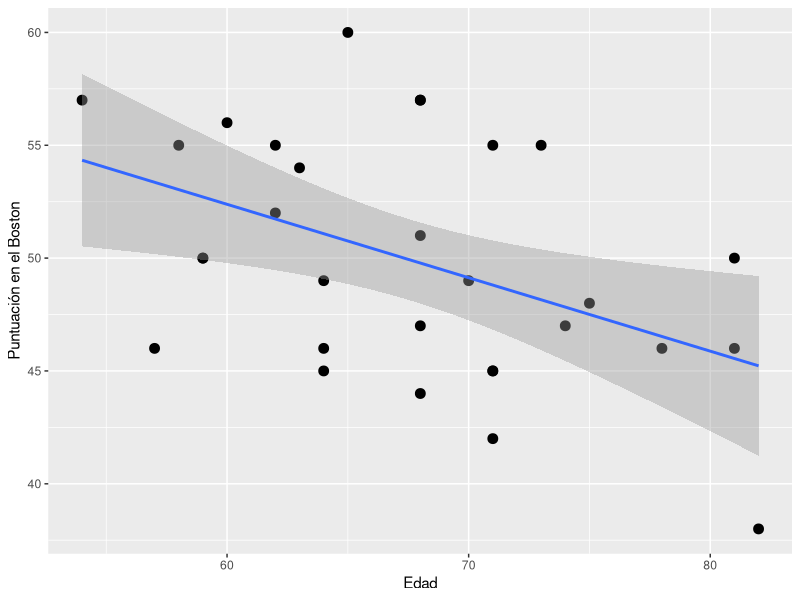
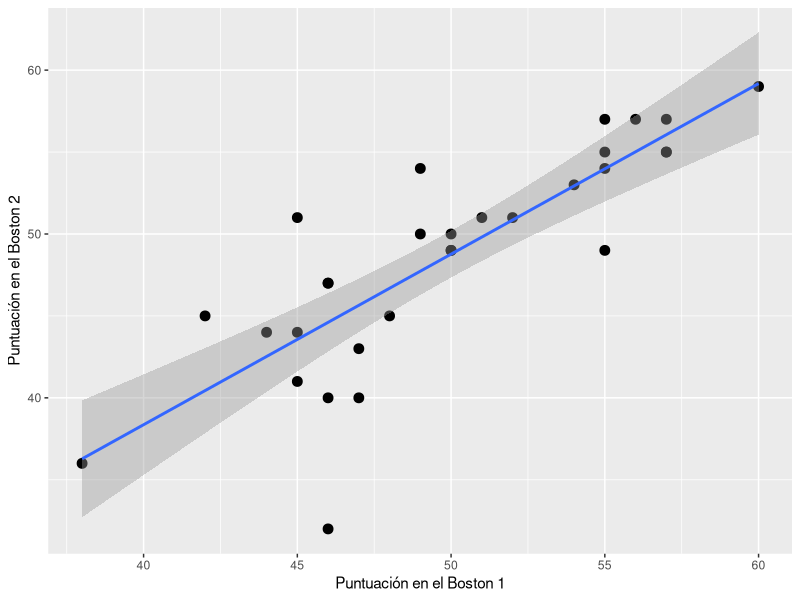
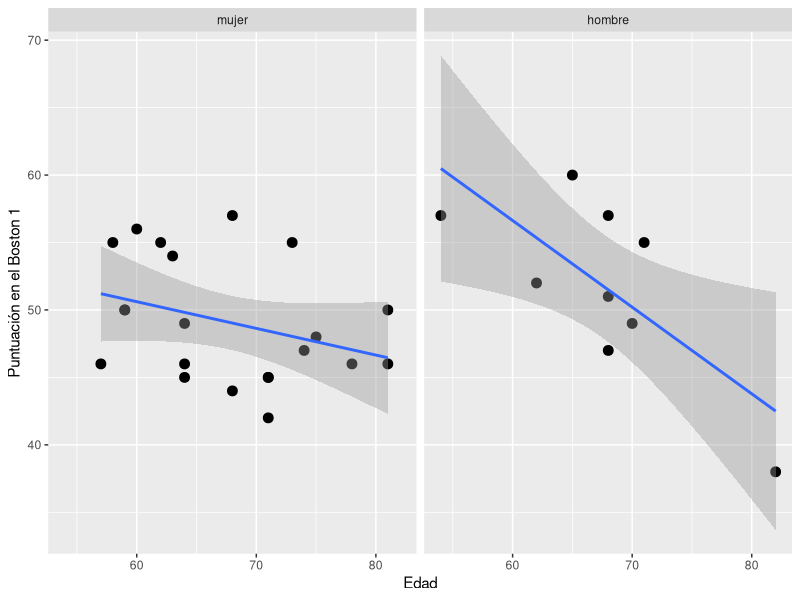
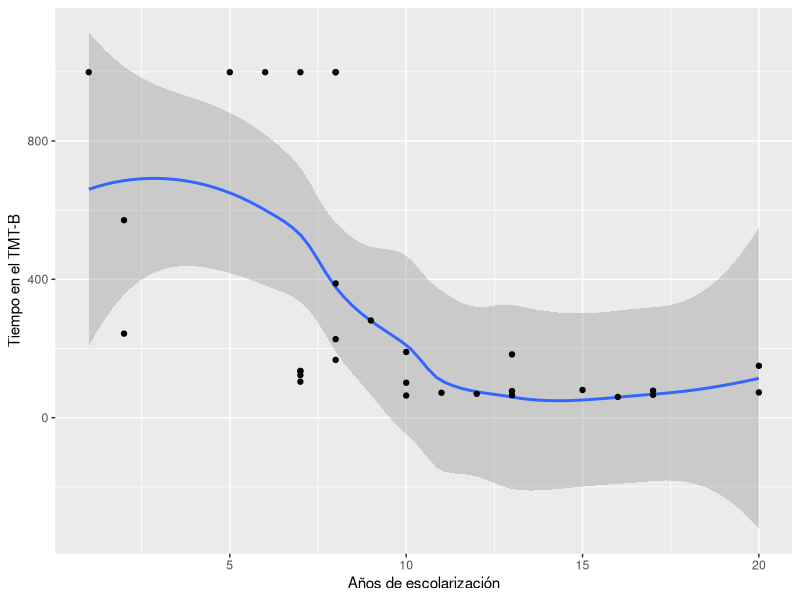
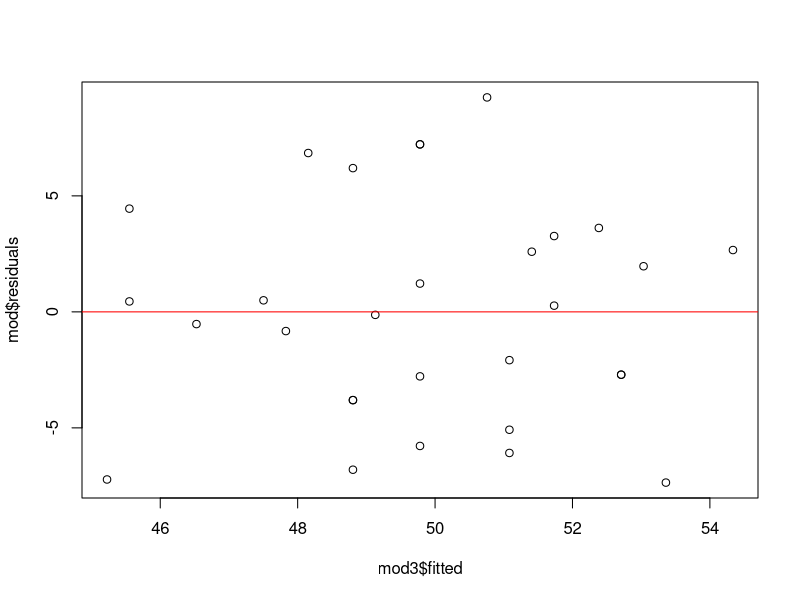
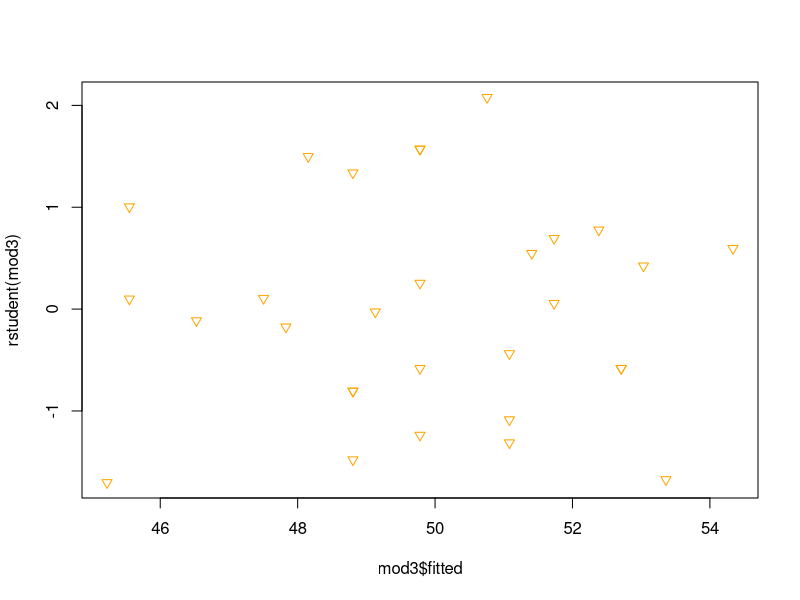

These figures' R source, in order: (Note: this script raises an error after producing the figures.)
## ---- chunk 1
library(foreign)
library(leaps)
library(MASS)
dat = read.spss("data/reserva.sav", use.value.labels=T,
to.data.frame=T)
datb<- dat[1:6,1:8]
knitr:: kable(datb,caption= "Primeros sujetos del fichero de datos")
## ---- chunk 2
library(xtable)
a=dat[c(1:6),c(1:8)]
print(xtable(a,caption="Primeros sujetos del fichero"),comment  =F)
## ---- chunk 3
library(ggplot2)
fig1<- ggplot(dat, aes(x= edad, y = BOSTON1 )) + geom_point(size=3) + geom_smooth(method= 'lm')
fig1 + xlab('Edad') + ylab('Puntuación en el Boston')
## ---- chunk 4
fig2<- ggplot(dat, aes(x= BOSTON1, y = BOSTON2)) + geom_point(size=3) + geom_smooth(method= 'lm')
fig2 + xlab('Puntuación en el Boston 1') + ylab('Puntuación en el Boston 2')

## ---- chunk 5
mod= lm(BOSTON1~edad,data=dat)
a<-xtable(mod,caption = "Regresión de la medida del BOSTON1 sobre la edad")
print(a, comment = F)
## ---- chunk 6
mod2= lm(BOSTON2~BOSTON1,data=dat)
a<-xtable(mod2,caption = "Regresión de la medida del BOSTON2 sobre BOSTON1")
print(a, comment = F)
## ---- chunk 7
mod3= lm(BOSTON1~sexo,data=dat)
a<-xtable(mod3,caption = "Regresión de la medida del BOSTON1 sobre la variable sexo")
print(a, comment = F)
## ---- chunk 8
fig3<- ggplot(dat, aes(x= edad, y = BOSTON1)) + geom_point(size=3) + geom_smooth(method= 'lm')
fig4<- fig3 + xlab('Edad') + ylab('Puntuación en el Boston 1')
fig4 + facet_grid(.~sexo) 

## ---- chunk 9
mod3= lm(BOSTON1~edad+sexo,data=dat)
a<-xtable(mod3,caption= "Regresión de la medida del Boston en el momento 1 en función de la edad y el sexo")
print(a, comment = F)
## ---- chunk 10
library(leaps)
modelos= regsubsets(BOSTON1~edad+edu+AEC,data=dat)
summary(modelos)
summary(modelos)$adjr2
## ---- chunk 11
library(leaps)
modelo2= lm(BOSTON1~edad+edu,data=dat)
#summary(modelo2)
a2<-xtable(modelo2,caption= "Regresión de la medida BOSTON1 en función de la edad y la educación")
print(a2, comment = F)
#summary(modelo)$adjr2
## ---- chunk 12
library(stats)
dat1<- dat[,c(1,5,7,8)]
names(dat1)
n.model<- lm(BOSTON1~1,data=dat1)
all<- lm(BOSTON1~.,data=dat1)
models<-step(all, scope =formula(all),direction ="backward")
summary(models)
## ---- chunk 13
library(stats)
dat1<- dat[,c(1,5,7,8)]
n.model<- lm(BOSTON1~1,data=dat1)
all<- lm(BOSTON1~.,data=dat1)
models<-step(n.model, scope =formula(all),direction ="both")
summary(models)
## ---- chunk 14
mod3= lm(BOSTON1~edad,data=dat)
a<-xtable(mod3,caption= "Regresión de la medida BOSTON1 sobre la edad")
print(a,comment = F)
## ---- chunk 15
fig3<- ggplot(dat, aes(x= edu, y = TMTB2))  + stat_smooth() +geom_point()
fig4<- fig3 + xlab('Años de escolarización') + ylab('Tiempo en el TMT-B')
fig4 
## ---- chunk 16
shapiro.test(mod$residuals)
## ---- chunk 17
plot(mod3$fitted,mod$residuals)
abline(h=0,col="red")
## ---- chunk 18
plot(mod3$fitted,rstudent(mod3),col="orange",pch=6)  
## ---- chunk 19

knitr::include_graphics("figurasR/leverage.png")
## ---- chunk 20

mod4<- lm(atencion~AEC+edu,data=dat)
summary(mod4)
## ---- chunk 21

knitr::include_graphics("figurasR/mod1b2.png")

## ---- chunk 22

knitr::include_graphics("figurasR/mod2d.png")

## ---- chunk 23

knitr::include_graphics("figurasR/mod3.png")

## ---- chunk 24

moderq<- lm(atencion~edu*AEC_cat2,data=dat)
a2<-xtable(moderq,caption = "Moderación de la medida AEC cualitativa")
print(a2,comment = F)
#summary(moderq)
## ---- chunk 25
fig5<- ggplot(dat, aes(x= edu, y = atencion)) + 
geom_point(size=3) + geom_smooth(method= 'lm')
fig6<- fig5 + xlab('Educación') + 
ylab('Medida de atención')
fig6 + facet_grid(.~AEC_cat) 

## ---- chunk 26

educ<- dat$edu-mean(dat$edu)
aec<- dat$AEC - mean(dat$AEC)
atencion<- dat$atencion
moderq<- lm(atencion~educ*aec)
a3<-xtable(moderq, caption= "Moderación entre variables cuantitativas educación y AEC ")
print(a3,comment = F)
#summary(moderq)
## ---- chunk 27
xyline <- function(x, a, b) {a + b * x}
x <- c(-10, 10)
# Generate the two points when moderator = "Low"
dat0 <- data.frame(AEC = "BAJO",
                   educacion = x,
                   atencion = xyline(x, a = 282.678, b = 28))
# Generate the two points when moderator = "High"
dat1b <- data.frame(AEC = "ALTO",
                   educacion = x,
                   atencion = xyline(x, a = 410.975, b = 40.536))
datb <- rbind(dat0, dat1b)
fig7<- ggplot(datb, aes(x= educacion, y = atencion,color =AEC)) + 
geom_line()+
scale_color_manual(values = c("BAJO" = "blue", "ALTO" = "red"))
fig8<- fig7 + xlab('Educación centrada') + 
ylab('Medida de atención')
fig8  

## ---- chunk 28

knitr::include_graphics("figurasR/mediacion2.png")

## ---- chunk 29

med1<- lm(atencion~edad, data = dat)
a4<-xtable(med1,caption = "Regresión de la atención sobre la edad")
print(a4,comment = F)
#summary(moderq)
## ---- chunk 30

med1b<- lm(AEC~edad, data = dat)
a5<-xtable(med1b,caption ="Regresión de la variable mediadora sobre la edad")
print(a5,comment = F)
#summary(moderq)
## ---- chunk 31

med1c<- lm(atencion~edad+AEC, data = dat)
a6<-xtable(med1c,caption ="Regresión de la atención en función de la edad y la medida de AEC")
print(a6,comment = F)
#summary(moderq)
## ---- chunk 32

knitr::include_graphics("figurasR/glm_jamovi1.png")

## ---- chunk 33

knitr::include_graphics("figurasR/glm_jamovi2.png")

## ---- chunk 34

knitr::include_graphics("figurasR/glm_jamovi3.png")

## ---- chunk 35

knitr::include_graphics("figurasR/glm_jamovi4.png")

## ---- chunk 36

knitr::include_graphics("figurasR/rlm_jam1.png")

## ---- chunk 37

knitr::include_graphics("figurasR/rlm_jam2.png")

## ---- chunk 38

knitr::include_graphics("figurasR/rlm_jam3.png")

## ---- chunk 39

knitr::include_graphics("figurasR/mod_jam1.png")

## ---- chunk 40

knitr::include_graphics("figurasR/mod_jam2.png")

## ---- chunk 41

knitr::include_graphics("figurasR/mod_jam3.png")

## ---- chunk 42

knitr::include_graphics("figurasR/med_jam1.png")

## ---- chunk 43

knitr::include_graphics("figurasR/med_jam2.png")

## ---- chunk 44

knitr::include_graphics("figurasR/med_jam3.png")

## ---- chunk 45
knitr::include_graphics("figurasR/cor_spss.png")
## ---- chunk 46
knitr::include_graphics("figurasR/corres_spss.png")
## ---- chunk 47
knitr::include_graphics("figurasR/regSimple_spss.png")
## ---- chunk 48
knitr::include_graphics("figurasR/regSimpleres_spss.png")
## ---- chunk 49
mod3= lm(BOSTON1~edad,data=dat)
a<-xtable(mod3,caption ="Regresión de la medida BOSTON1 sobre la edad")
print(a,comment = F)
## ---- chunk 50
knitr::include_graphics("figurasR/process_spss.png")
## ---- chunk 51
knitr::include_graphics("figurasR/mod_process1.png")
## ---- chunk 52
knitr::include_graphics("figurasR/mod_process2.png")
## ---- chunk 53
knitr::include_graphics("figurasR/mod_process4.png")
## ---- chunk 54
knitr::include_graphics("figurasR/med_process1b.png")
## ---- chunk 55
knitr::include_graphics("figurasR/med_process2.png")
